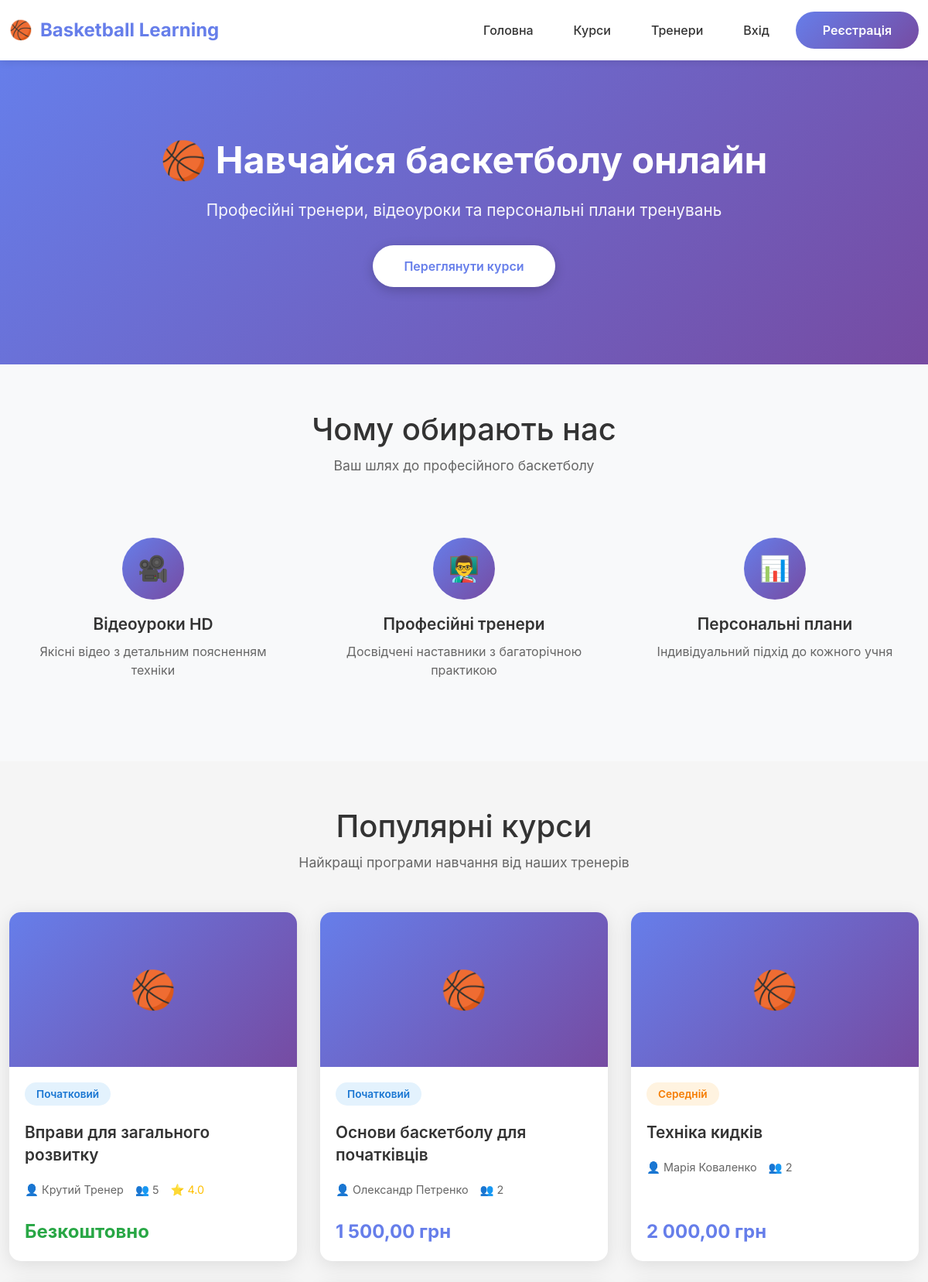
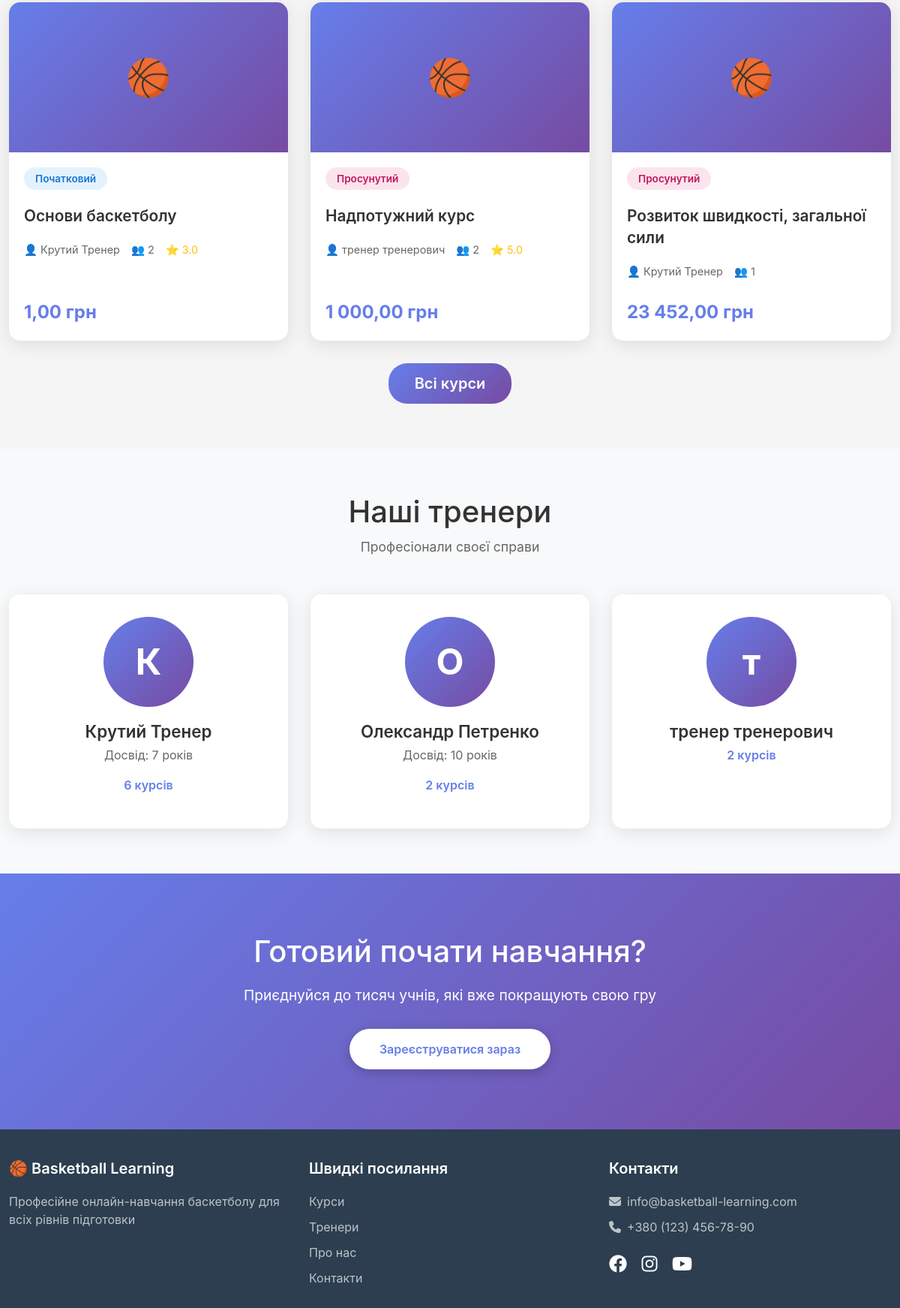
The page / (upper part) on the database its author committed (2 pictures, top to bottom).
### tables this page shows
CREATE TABLE `courses` (
  `id` int(11) NOT NULL,
  `title` varchar(255) NOT NULL,
  `description` text DEFAULT NULL,
  `price` decimal(10,2) NOT NULL,
  `is_free` tinyint(1) DEFAULT 0,
  `duration_weeks` int(11) DEFAULT NULL,
  `level` enum('beginner','intermediate','advanced') NOT NULL,
  `trainer_id` int(11) DEFAULT NULL,
  `thumbnail` varchar(255) DEFAULT NULL,
  `is_active` tinyint(1) DEFAULT 1,
  `created_at` timestamp NOT NULL DEFAULT current_timestamp(),
  `updated_at` timestamp NOT NULL DEFAULT current_timestamp() ON UPDATE current_timestamp()
);

CREATE TABLE `users` (
  `id` int(11) NOT NULL,
  `email` varchar(255) NOT NULL,
  `password` varchar(255) NOT NULL,
  `first_name` varchar(100) NOT NULL,
  `last_name` varchar(100) NOT NULL,
  `phone` varchar(20) DEFAULT NULL,
  `role` enum('student','trainer','admin') DEFAULT 'student',
  `avatar` varchar(255) DEFAULT NULL,
  `bio` text DEFAULT NULL,
  `experience_years` int(11) DEFAULT NULL,
  `created_at` timestamp NOT NULL DEFAULT current_timestamp(),
  `updated_at` timestamp NOT NULL DEFAULT current_timestamp() ON UPDATE current_timestamp(),
  `is_active` tinyint(1) DEFAULT 1
);

### config.php (called while the page is built, shortened)
<?php
function isLoggedIn() {
    return isset($_SESSION['user_id']);
}
function formatPrice($price) {
    return number_format($price, 2, ',', ' ') . ' грн';
}
?>

### index.php (the view, shortened to what this page needs)
<?php
require_once 'config.php';
$db = Database::getInstance()->getConnection();
$stmt = $db->query("
    SELECT c.*, u.first_name, u.last_name,
           (SELECT AVG(rating) FROM reviews WHERE course_id = c.id) as avg_rating,
           (SELECT COUNT(*) FROM enrollments WHERE course_id = c.id) as students_count
    FROM courses c
    LEFT JOIN users u ON c.trainer_id = u.id
    WHERE c.is_active = 1
    ORDER BY students_count DESC
    LIMIT 6
");
$popularCourses = $stmt->fetchAll();
$stmt = $db->query("
    SELECT u.*, COUNT(c.id) as courses_count
    FROM users u
    LEFT JOIN courses c ON u.id = c.trainer_id
    WHERE u.role = 'trainer' AND u.is_active = 1
    GROUP BY u.id
    ORDER BY courses_count DESC
    LIMIT 3
");
$trainers = $stmt->fetchAll();
include 'includes/header.php';
?>
<section class="hero">
    <div class="container">
        <h1>🏀 Навчайся баскетболу онлайн</h1>
        <p>Професійні тренери, відеоуроки та персональні плани тренувань</p>
        <a href="courses.php" class="btn-hero">Переглянути курси</a>
    </div>
</section>
<section class="section features">
    <div class="container">
        <div class="section-title">
            <h2>Чому обирають нас</h2>
            <p>Ваш шлях до професійного баскетболу</p>
        </div>
        <div class="features-grid">
            <div class="feature-box">
                <div class="feature-icon">🎥</div>
                <h3 class="feature-title">Відеоуроки HD</h3>
                <p class="feature-text">Якісні відео з детальним поясненням техніки</p>
            </div>
            <div class="feature-box">
                <div class="feature-icon">👨‍🏫</div>
                <h3 class="feature-title">Професійні тренери</h3>
                <p class="feature-text">Досвідчені наставники з багаторічною практикою</p>
            </div>
            <div class="feature-box">
                <div class="feature-icon">📊</div>
                <h3 class="feature-title">Персональні плани</h3>
                <p class="feature-text">Індивідуальний підхід до кожного учня</p>
            </div>
        </div>
    </div>
</section>
<section class="section">
    <div class="container">
        <div class="section-title">
            <h2>Популярні курси</h2>
            <p>Найкращі програми навчання від наших тренерів</p>
        </div>
        <div class="courses-grid">
            <?php foreach ($popularCourses as $course): ?>
            <div class="course-card">
                <div class="course-thumbnail">🏀</div>
                <div class="course-content">
                    <span class="course-level level-<?= $course['level'] ?>">
                        <?php
                        $levels = ['beginner' => 'Початковий', 'intermediate' => 'Середній', 'advanced' => 'Просунутий'];
                        echo $levels[$course['level']];
                        ?>
                    </span>
                    <h3 class="course-title"><?= htmlspecialchars($course['title']) ?></h3>
                    <div class="course-meta">
                        <span>👤 <?= htmlspecialchars($course['first_name'] . ' ' . $course['last_name']) ?></span>
                        <span>👥 <?= $course['students_count'] ?></span>
                        <?php if ($course['avg_rating']): ?>
                        <span class="rating">⭐ <?= number_format($course['avg_rating'], 1) ?></span>
                        <?php endif; ?>
                    </div>
                    <div class="course-price">
                        <?= $course['is_free'] ? '<span style="color: #28a745;">Безкоштовно</span>' : formatPrice($course['price']) ?>
                    </div>
                </div>
            </div>
            <?php endforeach; ?>
        </div>
        <div style="text-align: center; margin-top: 30px;">
            <a href="courses.php" class="btn btn-primary btn-lg">Всі курси</a>
        </div>
    </div>
</section>
<section class="section" style="background: #f8f9fa;">
    <div class="container">
        <div class="section-title">
            <h2>Наші тренери</h2>
            <p>Професіонали своєї справи</p>
        </div>
        <div class="trainers-grid">
            <?php foreach ($trainers as $trainer): ?>
            <div class="trainer-card">
                <div class="trainer-avatar">
                    <?= strtoupper(mb_substr($trainer['first_name'], 0, 1)) ?>
                </div>
                <h3 class="trainer-name"><?= htmlspecialchars($trainer['first_name'] . ' ' . $trainer['last_name']) ?></h3>
                <?php if ($trainer['experience_years']): ?>
                <p style="color: #666;">Досвід: <?= $trainer['experience_years'] ?> років</p>
                <?php endif; ?>
                <p class="trainer-courses"><?= $trainer['courses_count'] ?> курсів</p>
            </div>
            <?php endforeach; ?>
        </div>
    </div>
</section>
<section class="cta-section">
    <div class="container">
        <h2>Готовий почати навчання?</h2>
        <p style="font-size: 1.2rem; margin-bottom: 30px;">Приєднуйся до тисяч учнів, які вже покращують свою гру</p>
        <?php if (isLoggedIn()): ?>
            <a href="courses.php" class="btn-hero">Вибрати курс</a>
        <?php else: ?>
            <a href="register.php" class="btn-hero">Зареєструватися зараз</a>
        <?php endif; ?>
    </div>
</section>
<?php include 'includes/footer.php'; ?>

### includes/header.php (style rules this page uses)
* { margin: 0; padding: 0; box-sizing: border-box; }
:root { --primary-color: #667eea; --secondary-color: #764ba2; --text-dark: #333; --text-light: #757575; --bg-light: #f5f5f5; --white: #ffffff; --transition: all 0.3s ease; }
html { overflow-x: hidden; }
body { font-family: 'Inter', -apple-system, BlinkMacSystemFont, 'Segoe UI', sans-serif; background: var(--bg-light); min-height: 100vh; display: flex; flex-direction: column; overflow-x: hidden; }
.btn-primary { background: linear-gradient(135deg, #667eea 0%, #764ba2 100%); border: none; padding: 10px 25px; border-radius: 25px; font-weight: 600; transition: var(--transition); }
.container { max-width: 1200px; }

### index.php (style rules this page uses)
.hero { background: linear-gradient(135deg, #667eea 0%, #764ba2 100%); color: white; padding: 100px 0; text-align: center; }
.hero h1 { font-size: 3rem; margin-bottom: 20px; font-weight: 700; }
.hero p { font-size: 1.3rem; margin-bottom: 30px; opacity: 0.95; }
.btn-hero { background: white; color: #667eea; padding: 15px 40px; border-radius: 50px; text-decoration: none; font-weight: 600; display: inline-block; transition: all 0.3s; box-shadow: 0 4px 15px rgba(0,0,0,0.2); }
.section { padding: 60px 0; }
.section-title { text-align: center; margin-bottom: 50px; }
.section-title h2 { font-size: 2.5rem; color: #333; margin-bottom: 10px; }
.section-title p { color: #666; font-size: 1.1rem; }
.courses-grid { display: grid; grid-template-columns: repeat(auto-fill, minmax(320px, 1fr)); gap: 30px; margin-bottom: 30px; }
.course-card { background: white; border-radius: 15px; overflow: hidden; box-shadow: 0 5px 25px rgba(0,0,0,0.1); transition: all 0.3s; height: 100%; display: flex; flex-direction: column; }
.course-thumbnail { height: 200px; background: linear-gradient(135deg, #667eea 0%, #764ba2 100%); display: flex; align-items: center; justify-content: center; color: white; font-size: 3rem; }
.course-content { padding: 20px; flex-grow: 1; display: flex; flex-direction: column; }
.course-level { display: inline-block; padding: 5px 15px; border-radius: 20px; font-size: 0.85rem; margin-bottom: 10px; font-weight: 600; width: fit-content; }
.level-beginner { background: #e3f2fd; color: #1976d2; }
.level-intermediate { background: #fff3e0; color: #f57c00; }
.level-advanced { background: #fce4ec; color: #c2185b; }
.course-title { font-size: 1.3rem; margin: 10px 0; color: #333; font-weight: 600; line-height: 1.4; }
.course-meta { display: flex; align-items: center; gap: 15px; margin: 10px 0; color: #666; font-size: 0.9rem; flex-wrap: wrap; }
.course-price { font-size: 1.5rem; color: #667eea; font-weight: 700; margin-top: auto; padding-top: 15px; }
.trainers-grid { display: grid; grid-template-columns: repeat(auto-fill, minmax(280px, 1fr)); gap: 30px; }
.trainer-card { text-align: center; padding: 30px; background: white; border-radius: 15px; box-shadow: 0 5px 25px rgba(0,0,0,0.1); transition: all 0.3s; }
.trainer-avatar { width: 120px; height: 120px; border-radius: 50%; background: linear-gradient(135deg, #667eea 0%, #764ba2 100%); margin: 0 auto 20px; display: flex; align-items: center; justify-content: center; color: white; font-size: 3rem; font-weight: 700; }
.trainer-name { font-size: 1.4rem; color: #333; margin-bottom: 5px; font-weight: 600; }
.trainer-courses { color: #667eea; font-weight: 600; }
.features { background: #f8f9fa; }
.features-grid { display: grid; grid-template-columns: repeat(auto-fill, minmax(280px, 1fr)); gap: 30px; }
.feature-box { text-align: center; padding: 30px; }
.feature-icon { width: 80px; height: 80px; background: linear-gradient(135deg, #667eea 0%, #764ba2 100%); border-radius: 50%; display: flex; align-items: center; justify-content: center; margin: 0 auto 20px; color: white; font-size: 2rem; }
.feature-title { font-size: 1.3rem; color: #333; margin-bottom: 10px; font-weight: 600; }
.feature-text { color: #666; }
.cta-section { background: linear-gradient(135deg, #667eea 0%, #764ba2 100%); color: white; padding: 80px 0; text-align: center; margin-bottom: -60px; }
.cta-section h2 { font-size: 2.5rem; margin-bottom: 20px; }
.rating { color: #ffc107; }
.btn-primary { background: linear-gradient(135deg, #667eea 0%, #764ba2 100%); border: none; padding: 12px 35px; font-weight: 600; transition: all 0.3s; }

### rows shown on the page
courses: level "Початковий", title "Вправи для загального розвитку", trainer.last_name "Крутий Тренер", students_count "5", avg_rating "4.0", is_free "Безкоштовно"
courses: level "Початковий", title "Основи баскетболу для початківців", trainer.last_name "Олександр Петренко", students_count "2", price "1 500,00 грн"
courses: level "Середній", title "Техніка кидків", trainer.last_name "Марія Коваленко", students_count "2", price "2 000,00 грн"
courses: level "Початковий", title "Основи баскетболу", trainer.last_name "Крутий Тренер", students_count "2", avg_rating "3.0", price "1,00 грн"
courses: level "Просунутий", title "Надпотужний курс", trainer.last_name "тренер тренерович", students_count "2", avg_rating "5.0", price "1 000,00 грн"
courses: level "Просунутий", title "Розвиток швидкості, загальної сили", trainer.last_name "Крутий Тренер", students_count "1", price "23 452,00 грн"
users: first_name "К", first_name+last_name "Крутий Тренер", experience_years "7", courses_count "6"
users: first_name "О", first_name+last_name "Олександр Петренко", experience_years "10", courses_count "2"
users: first_name "т", first_name+last_name "тренер тренерович", courses_count "2"
